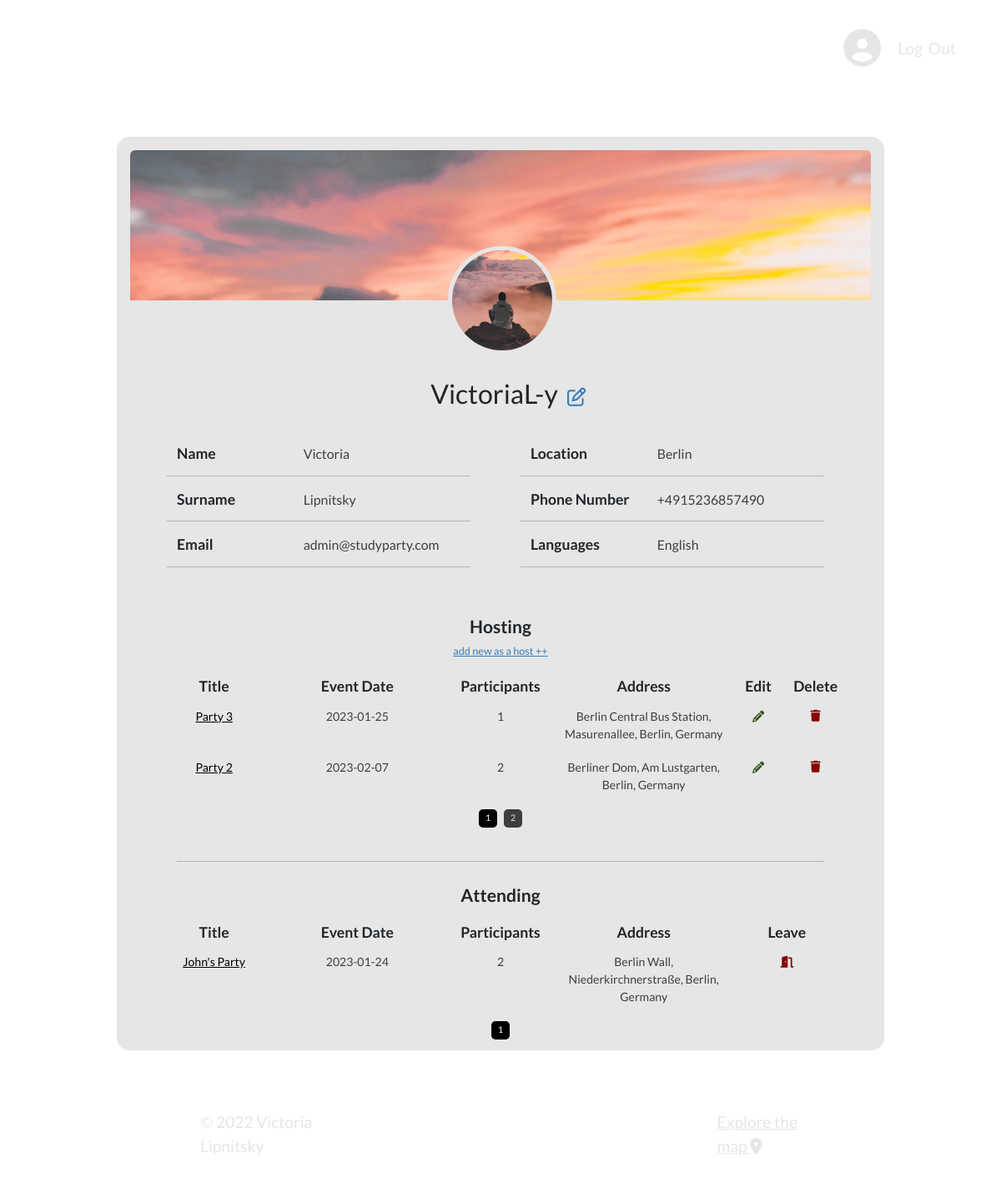
/profile (signed in), run on the app's committed database.
### app/models.py (models this page shows, shortened)
class User(db.Model, UserMixin):
    __tablename__ = 'author'
    id = db.Column(db.Integer, primary_key=True)
    username = db.Column(db.String(20), unique=True, nullable=False)
    email = db.Column(db.String(120), unique=True, nullable=False)
    name = db.Column(db.String(20), unique=False, nullable=True, default=' ')
    surname = db.Column(db.String(20), unique=False, nullable=True, default=' ')
    phoneNumber = db.Column(db.String(15), unique=False, nullable=True, default=' ')
    location = db.Column(db.String(40), unique=False, nullable=True, default=' ')
    languages = db.Column(db.String(50), unique=False, nullable=True, default=' ')
    image_avatar_file = db.Column(db.String(20), nullable=False, default='default.jpg')
    image_bg_file = db.Column(db.String(20), nullable=False, default='default.jpg')
    password = db.Column(db.String(60), nullable=False)
    party = db.relationship('Party', backref='author', lazy=True)
    attending = db.relationship('Party', secondary=association_table, backref="followers")

class Party(db.Model):
    __tablename__ = 'party'
    id = db.Column(db.Integer, primary_key=True)
    title = db.Column(db.String(30), nullable=False)
    date_posted = db.Column(db.DateTime, nullable=False, default=datetime.utcnow)
    date_time = db.Column(db.String(30), nullable=False)
    address = db.Column(db.String(30), nullable=False)
    lng = db.Column(db.String(30), nullable=False)
    lat = db.Column(db.String(30), nullable=False)
    whatsapp_link = db.Column(db.String(30), nullable=False)
    party_languages = db.Column(db.String(30), nullable=False)
    description = db.Column(db.Text, nullable=False)
    author_id = db.Column(db.Integer, db.ForeignKey('author.id'), nullable=False)

### app/routes.py (the view)
@app.route("/profile")
@login_required
def profile():
    form = PartyForm()
    page = request.args.get('page_host', 1, type=int)
    parties = Party.query.filter(Party.author==current_user).order_by(Party.date_posted.desc()).paginate(page=page, per_page=2)
    page_2 = request.args.get('page_att', 1, type=int)
    parties_2 = Party.query.join(User.attending).filter(User.id == current_user.id).order_by(Party.date_posted.desc()).paginate(page=page_2, per_page=2)
    image_avatar_file = url_for('static', filename='profile_pics/' + current_user.image_avatar_file)
    image_bg_file = url_for('static', filename='profile_pics/' + current_user.image_bg_file)
    return render_template("profile.html", title="Profile", image_avatar_file=image_avatar_file, image_bg_file=image_bg_file, parties=parties, parties_2=parties_2, form=form)

### app/models.py (called while the page is built)
@login_manager.user_loader
def load_user(user_id):
    return User.query.get(int(user_id))

### app/templates/profile.html (shortened to what this page needs)
{% extends "layout.html" %}
{% block content %}
<div class="profile-container">
    <div class="profile-backg-img px-3 pb-3">
        <img class="rounded" src="{{ image_bg_file }}">
    </div>
    <div class="media d-flex flex-column align-items-center justify-content-center">
        <img class="rounded-circle ms-4 profile-img" src="{{ image_avatar_file }}">
        <h2 class="pt-3 pb-2 text-center">&nbsp;&nbsp;&nbsp;{{ current_user.username }} <a href="{{ url_for('updateProfile') }}"><i class="fa-regular fa-pen-to-square edit-profile"></i></a></h2>
        <div class="row px-5 py-4 container-fluid user-data">
            <div class="col-lg-6">
                <div class="row container-fluid">
                    <div class="col-5">
                        <span>Name</span>
                    </div>
                    <div class="col-7">
                        <span>{{ current_user.name }}</span>
                    </div>
                    <div class="col-5">
                        <span>Surname</span>
                    </div>
                    <div class="col-7">
                        <span>{{ current_user.surname }}</span>
                    </div>
                    <div class="col-5">
                        <span>Email</span>
                    </div>
                    <div class="col-7">
                        <span>{{ current_user.email }}</span>
                    </div>
                </div>
            </div>
            <div class="col-lg-6">
                <div class="row container-fluid mx-0">
                    <div class="col-5">
                        <span>Location</span>
                    </div>
                    <div class="col-7">
                        <span>{{ current_user.location }}</span>
                    </div>
                    <div class="col-5">
                        <span>Phone Number</span>
                    </div>
                    <div class="col-7">
                        <span>{{ current_user.phoneNumber }}</span>
                    </div>
                    <div class="col-5">
                        <span>Languages</span>
                    </div>
                    <div class="col-7">
                        <span>{{ current_user.languages }}</span>
                    </div>
                </div>
            </div>
        </div>
        <div class="row px-5 py-3 container-fluid user-data text-center">
            <div class="mb-1">
                <span class="headList"><strong>Hosting</strong></span>
                <br>
                <a href="{{ url_for('new_party') }}"><p class="link-to-creat-party">add new as a host&nbsp;++</p></a>
            </div>
            {% if parties.items %}
                <div class="col-2 p-0 mb-2 headColumn">
                    <span><strong>{{ form.title.label }}</strong></span>
                </div>
                <div class="col-3 p-0 headColumn">
                    <span><strong>{{ form.date_time.label }}</strong></span>
                </div>
                <div class="col-2 p-0 headColumn">
                    <span><strong>Participants</strong></span>
                </div>
                <div class="col-3 p-0 headColumn">
                    <span><strong>{{ form.address.label }}</strong></span>
                </div>
                <div class="col-1 p-0 headColumn">
                    <span><strong>Edit</strong></span>
                </div>
                <div class="col-1 p-0 headColumn">
                    <span><strong>Delete</strong></span>
                </div>
            {% else %}
                <span><i>Nothing here... </i><i class="fa-solid fa-wind"></i></span>
            {% endif %}
            {% for party in parties.items %}
                <div class="col-2 p-0 partyTitle">
                    <a href="{{ url_for('party', party_id=party.id) }}">{{ party.title }}</a>
                </div>
                <div class="col-3 p-0">
                    <p>{{ party.date_time }}</p>
                </div>
                <div class="col-2 p-0">
                    <p>{{party.followers|length}}</p>
                </div>
                <div class="col-3 p-0">
                    <p>{{ party.address }}</p>
                </div>
                <div class="col-1 editParty">
                    <a href="{{ url_for('update_party', party_id=party.id) }}"><i class="fa-solid fa-pencil"></i></a>
                </div>
                <div class="col-1 deleteParty">
                    <button type="button" class="btn btn-danger btn-sm" data-bs-toggle="modal" data-bs-target="#deleteModal"><i class="fa-solid fa-trash"></i></button>
                </div>
            {% endfor %}
            <div class="pt-2 d-flex justify-content-center party_list_buttons">
            {% for page_num in parties.iter_pages(left_edge=1, right_edge=1, left_current=1, right_current=2) %}
                {% if page_num %}
                    {% if parties.page == page_num %}
                    <a class="btn ms-1 me-1 mb-4 current-page" href="{{ url_for('profile', page_host=page_num) }}">{{ page_num }}</a>
                    {% else %}
                        <a class="btn ms-1 me-1 mb-4" href="{{ url_for('profile', page_host=page_num) }}">{{ page_num }}</a>
                    {% endif %}
                {% else %}
                    ...
                {% endif %}
            {% endfor %}
            </div>
        <div class="pt-0 pb-2 px-4 m-0"><hr></div>
            <div class="mb-3">
                <span class="headList"><strong>Attending</strong></span>
            </div>
            {% if parties_2.items %}
            <div class="col-2 p-0 mb-2 headColumn">
                <span><strong>{{ form.title.label }}</strong></span>
            </div>
            <div class="col-3 p-0 headColumn">
                <span><strong>{{ form.date_time.label }}</strong></span>
            </div>
            <div class="col-2 p-0 headColumn">
                <span><strong>Participants</strong></span>
            </div>
            <div class="col-3 p-0 headColumn">
                <span><strong>{{ form.address.label }}</strong></span>
            </div>
            <div class="col-2 p-0 headColumn">
                <span><strong>Leave</strong></span>
            </div>
            {% else %}
                <span><i>Nothing here... </i><i class="fa-solid fa-wind"></i></span>
            {% endif %}
            {% for party in parties_2.items %}
                <div class="col-2 p-0 partyTitle">
                    <a href="{{ url_for('party', party_id=party.id) }}">{{ party.title }}</a>
                </div>
                <div class="col-3 p-0">
                    <p>{{ party.date_time }}</p>
                </div>
                <div class="col-2 p-0">
                    <p>{{party.followers|length}}</p>
                </div>
                <div class="col-3 p-0">
                    <p>{{ party.address }}</p>
                </div>
                <div class="col-2 leaveParty">
                    <a href="{{ url_for('leaveTroughProfile', party_id=party.id) }}"><i class="fa-sharp fa-solid fa-door-open"></i></a>
                </div>
            {% endfor %}
            <div class="pt-2 d-flex justify-content-center party_list_buttons">
            {% for page_num in parties_2.iter_pages(left_edge=1, right_edge=1, left_current=1, right_current=2) %}
                {% if page_num %}
                    {% if parties_2.page == page_num %}
                    <a class="btn ms-1 me-1 mb-4 current-page" href="{{ url_for('profile', page_att=page_num) }}">{{ page_num }}</a>
                    {% else %}
                        <a class="btn ms-1 me-1 mb-4" href="{{ url_for('profile', page_att=page_num) }}">{{ page_num }}</a>
                    {% endif %}
                {% else %}
                    ...
                {% endif %}
            {% endfor %}
            </div>
        </div>
    </div>
</div>
<div class="container-fluid p-0 d-flex justify-content-between bottomInscription">
    <p>© 2022 Victoria Lipnitsky</p>
    <a href="{{ url_for('map') }}">Explore the map <i class="fa-solid fa-location-dot"></i></a>
</div>
{% endblock %}

### app/templates/layout.html (shortened to what this page needs)
<!DOCTYPE html>
<html lang="en">
<head>
    <link rel="stylesheet" href="https://cdnjs.cloudflare.com/ajax/libs/bootstrap/5.2.2/css/bootstrap.min.css" />
    <link rel="stylesheet" href="https://cdnjs.cloudflare.com/ajax/libs/intl-tel-input/17.0.19/css/intlTelInput.css" />
    <link rel="stylesheet" href="https://cdnjs.cloudflare.com/ajax/libs/font-awesome/6.2.0/css/all.min.css" />
    <link rel="stylesheet" type="text/css" href="{{ url_for('static', filename='/main.css') }}">
</head>
<body>
    <div class="container-fluid d-flex justify-content-end align-items-center sign-log-buttons top-buttons">
        {% if current_user.is_authenticated %}
        <a href="{{ url_for('profile') }}"><i class="fa-solid fa-circle-user profile-icon"></i></a>
        <a href="{{ url_for('logout') }}" class="logout-link">Log Out</a>
        {% else %}
        <p class="pt-2">New to StudyParty?</p>
        <div class="container btn-container">
            <a class="btn" href="{{ url_for('register') }}">Sign Up</a>
            <a class="btn" href="{{ url_for('login') }}" role="button">Log In</a>
        </div>
        {% endif %}
</div>
        {% block content %}
        {% endblock %}
</body>
</html>

### app/static/main.css (style rules this page uses)
* { box-sizing: border-box; }
:root { --fonts: rgb(230, 230, 230); --theQuestion: white; --darkButton: black; --border: rgb(129, 129, 129); --windowCol: 230,230,230; --profileWidth: calc(800px + 10vw); }
body { background-image: url(https://res.cloudinary.com/devqm7qmb/image/upload/q_50/v1664734048/StudyParty.jpg); background-size: cover; background-position: center; height: 100vh; width: 100vw; padding: 0; margin: 0; font-family: 'Lato', sans-serif; }
.bottomInscription { position: absolute; bottom: 1%; }
.bottomInscription p, .bottomInscription a { padding-left: 20vw; padding-right: 20vw; color: var(--fonts); font-size: 1.2em; margin-top: 1em; margin-bottom: 1em; }
.top-buttons { padding-top: calc(10px + 0.6vw); padding-right: 4.5vw; margin-right: 0; height: 100px; }
.top-buttons, .btn-container { width: fit-content; }
.profile-icon { font-size: 2.8em; color: var(--fonts); }
.logout-link { font-size: 1.2em; color: var(--fonts); text-decoration: none; margin-left: 20px; word-spacing: 3px; }
.profile-container { width: var(--profileWidth); height: fit-content; min-height: 70vh; max-height: 77vh; margin: 4.5vh auto; background-color: rgb(var(--windowCol)); font-size: 1.1em; border-radius: 15px; overflow-y: scroll; border-top: 1rem solid var(--fonts); }
.profile-backg-img { height: 180px; width: calc(800px + 10vw); overflow: hidden; }
.profile-backg-img img { height: auto; width: 100%; margin-right: 20px; }
.profile-img { object-fit: cover; height: 130px; width: 130px; margin-right: 20px; margin-top: -65px; margin-bottom: 12px; border: 5px solid rgb(var(--windowCol)); }
.profile-container .user-data .col-5, .profile-container .user-data .col-7, .profile-container .user-data.party-page .col-4, .profile-container .user-data.party-page .col-8 { border-bottom: 1px solid rgb(182, 182, 182); padding-bottom: 12px; margin-bottom: 15px; }
.profile-container .user-data .col-5, .profile-container .user-data.party-page .col-4 { font-weight: bold; }
.profile-container .user-data .col-7 span, .profile-container .user-data.party-page .col-8 span { font-size: 0.9em; color: rgb(62, 62, 62); }
.profile-container .user-data p { font-size: 0.8em; color: rgb(62, 62, 62); padding-top: 3px; }
.profile-container .user-data span.headList { font-size: 1.2em; }
.profile-container .user-data p.link-to-creat-party { font-size: 0.9em; color: #357ebd; text-decoration: underline; display: inline-block; }
.profile-container .user-data a { font-size: 0.8em; color: #357ebd; text-decoration: none; }
.profile-container .user-data .partyTitle a { color: var(--darkButton); text-decoration: none; padding: 1px; border-radius: 3px; text-decoration: underline; }
.profile-container .user-data .editParty a { background-color: transparent; border: none; padding: 0; color: #375925; }
.profile-container .user-data .deleteParty button { background-color: transparent; border: none; padding: 0; margin-bottom: 4px; color: #840705; outline: none; }
.profile-container .user-data .leaveParty a { color: #840705; }
i.edit-profile { color: #357ebd; font-size: 0.7em; position: relative; padding-left: 5px; padding-top: 10px; }
.profile-container .party_list_buttons .btn { margin-top: -5px; font-size: 0.6em; border-radius: 5px; padding: 2px 7px; color: var(--fonts); background-color: rgb(63, 62, 62); }
.profile-container .party_list_buttons .btn.current-page { background-color: var(--darkButton); color: white; }

### data on the page
User: username "VictoriaL-y", name "Victoria", surname "Lipnitsky", email "admin@studyparty.com", location "Berlin", phoneNumber "+4915236857490", languages "English"
Party: title "Party 3", date_time "2023-01-25", followers|length "1", address "Berlin Central Bus Station, Masurenallee, Berlin, Germany"
Party: title "Party 2", date_time "2023-02-07", followers|length "2", address "Berliner Dom, Am Lustgarten, Berlin, Germany"
Party: title "John's Party", date_time "2023-01-24", followers|length "2", address "Berlin Wall, Niederkirchnerstraße, Berlin, Germany"

### other printed values
{{ page_num }} "1"
{{ page_num }} "2"
